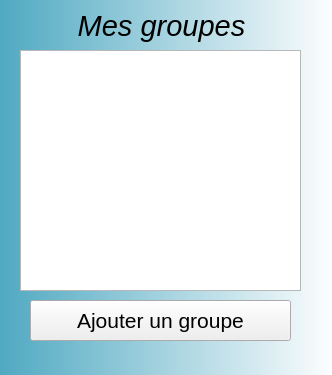
<?xml version="1.0" encoding="UTF-8"?>
<ui version="4.0">
 <class>GestionGroupes</class>
 <widget class="QWidget" name="GestionGroupes">
  <property name="geometry">
   <rect>
    <x>0</x>
    <y>0</y>
    <width>332</width>
    <height>375</height>
   </rect>
  </property>
  <property name="windowTitle">
   <string>Form</string>
  </property>
  <widget class="QListWidget" name="groupes">
   <property name="geometry">
    <rect>
     <x>20</x>
     <y>50</y>
     <width>281</width>
     <height>241</height>
    </rect>
   </property>
   <property name="font">
    <font>
     <pointsize>12</pointsize>
    </font>
   </property>
  </widget>
  <widget class="QPushButton" name="ajout_groupe">
   <property name="geometry">
    <rect>
     <x>30</x>
     <y>300</y>
     <width>261</width>
     <height>41</height>
    </rect>
   </property>
   <property name="font">
    <font>
     <pointsize>16</pointsize>
    </font>
   </property>
   <property name="text">
    <string>Ajouter un groupe</string>
   </property>
  </widget>
  <widget class="QLabel" name="label_6">
   <property name="geometry">
    <rect>
     <x>-3</x>
     <y>0</y>
     <width>341</width>
     <height>381</height>
    </rect>
   </property>
   <property name="styleSheet">
    <string notr="true">background-color: qlineargradient(spread:pad, x1:0, y1:0, x2:1, y2:0, stop:0 rgba(78, 168, 193, 255), stop:1 rgba(255, 255, 255, 255));</string>
   </property>
   <property name="text">
    <string/>
   </property>
  </widget>
  <widget class="QLabel" name="label">
   <property name="geometry">
    <rect>
     <x>30</x>
     <y>0</y>
     <width>271</width>
     <height>51</height>
    </rect>
   </property>
   <property name="font">
    <font>
     <pointsize>22</pointsize>
     <italic>true</italic>
    </font>
   </property>
   <property name="text">
    <string>Mes groupes </string>
   </property>
   <property name="alignment">
    <set>Qt::AlignCenter</set>
   </property>
  </widget>
  <zorder>label_6</zorder>
  <zorder>groupes</zorder>
  <zorder>ajout_groupe</zorder>
  <zorder>label</zorder>
 </widget>
 <resources/>
 <connections/>
</ui>
